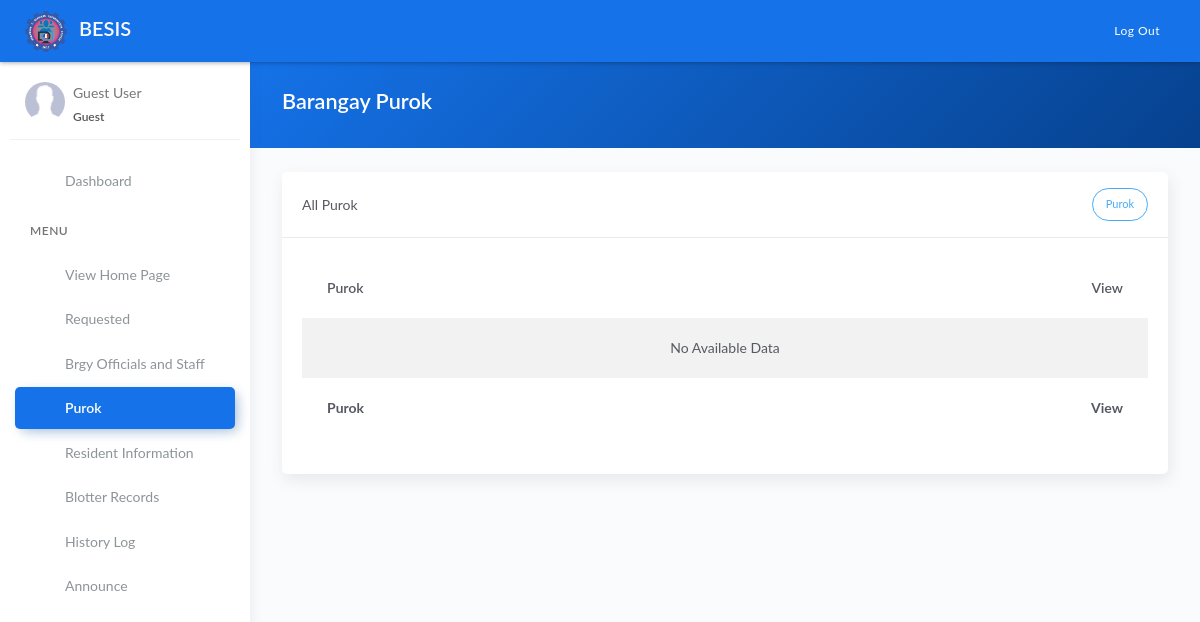
Page /household.php on the earlier database version.
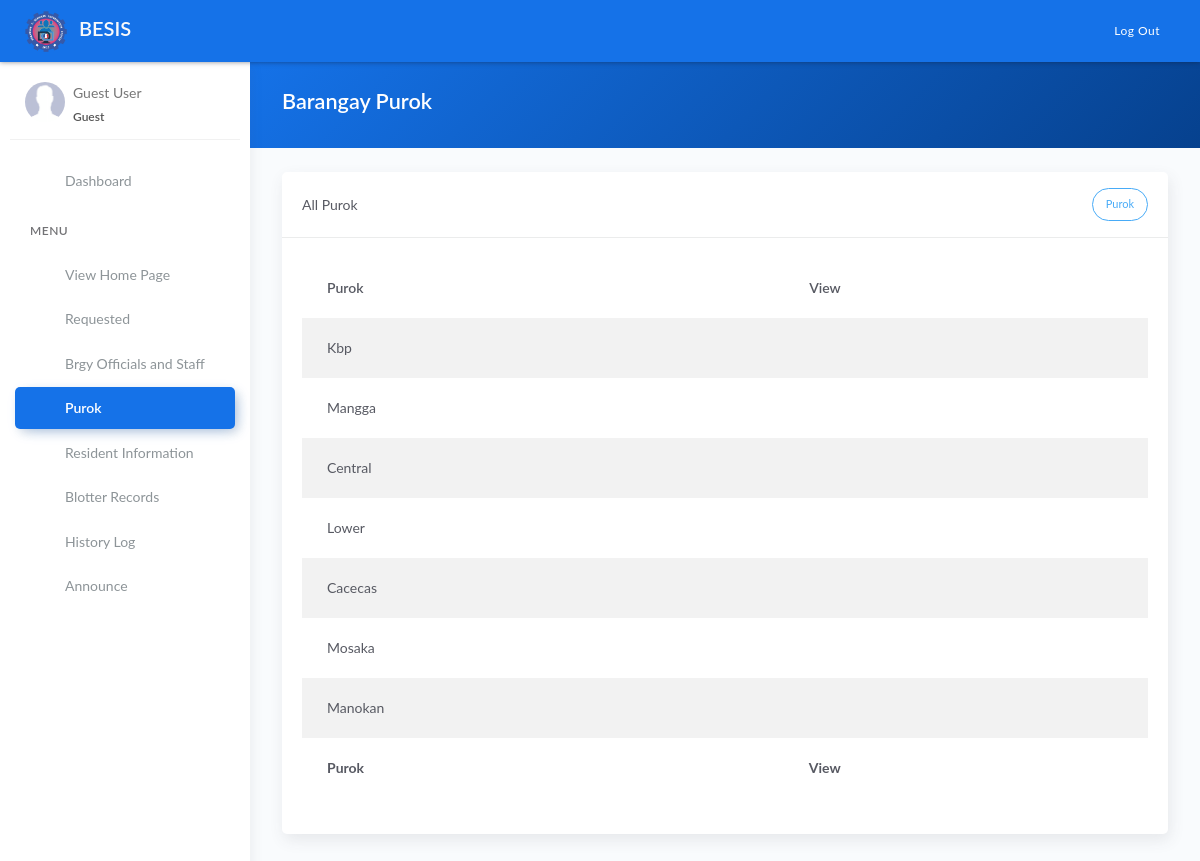
Same page on the later database version.
### tables this page shows
CREATE TABLE `tblpurok` (
  `id` int(11) NOT NULL AUTO_INCREMENT,
  `name` varchar(255) DEFAULT NULL,
  `details` text DEFAULT NULL,
  PRIMARY KEY (`id`)
);

### household.php (the view, shortened to what this page needs)
<?php include 'server/server.php' ?>
<?php
$query = "SELECT * FROM tblpurok";
$result = $conn->query($query);
$house = array();
while($row = $result->fetch_assoc()){
	$house[] = $row;
}
?>
<!DOCTYPE html>
<html lang="en">
<head>
	<?php include 'templates/header.php' ?>
</head>
<body>
	<div class="wrapper">
		<?php include 'templates/main-header.php' ?>
		<?php include 'templates/sidebar.php' ?>
		<div class="main-panel">
			<div class="content">
				<div class="panel-header bg-primary-gradient">
					<div class="page-inner">
						<div class="d-flex align-items-left align-items-md-center flex-column flex-md-row">
							<div>
								<h2 class="text-white fw-bold">Barangay Purok</h2>
							</div>
						</div>
					</div>
				</div>
				<div class="page-inner">
					<div class="row mt--2">
						<div class="col-md-12">
									<div class="d-flex flex-wrap pb-2 justify-content-between">
								</div>
							</div>
				</div>
                            <div class="card">
								<div class="card-header">
									<div class="card-head-row">
										<div class="card-household"> All Purok</div>
											<div class="card-tools">
												<a href="#add" data-toggle="modal" class="btn btn-info btn-border btn-round btn-sm">
													Purok
												</a>
											</div>
									</div>
								</div>
								<div class="card-body">
									<div class="table-responsive">
										<table class="table table-striped" >
											<thead>
												<tr>
													<th scope="col">Purok</th>
													<th scope="col" rowspan='3' style='text-align:right'>View</th>
												</tr>
											</thead>
											<tbody>
												<?php if(!empty($house)): ?>
													<?php foreach($house as $row): ?>
													<tr>
														<td><?= $row['name'] ?></td>
														<td>
															<center>
															<div class="form-button-action">
																<td><a type="button" href="#edit" data-toggle="modal" class="btn btn-link btn-primary purok"
																	household="Edit Purok" onclick="editpurok(this)" data-id="<?= $row['id'] ?>" data-purok="<?= $row['name'] ?>"
																	><i class="fa fa-eye"></td>
 															</div>
 														</center>
														</td>
													</tr>
													<?php  endforeach ?>
												<?php else: ?>
													<tr>
														<td colspan="3" class="text-center">No Available Data</td>
													</tr>
												<?php endif ?>
											</tbody>
											<tfoot>
												<tr>
													<th scope="col">Purok</th>
													<th scope="col" rowspan='3' style='text-align:right;'>View</th>
												</tr>
											</tfoot>
										</table>
									</div>
								</div>
							</div>
						</div>
					</div>
				</div>
			</div>
</body>
</html>

Differences in the rows shown:
added tblpurok: name "Kbp"
added tblpurok: name "Mangga"
added tblpurok: name "Central"
added tblpurok: name "Lower"
added tblpurok: name "Cacecas"
added tblpurok: name "Mosaka"
added tblpurok: name "Manokan"
Other differences:
text no longer shown: "No Available Data"
